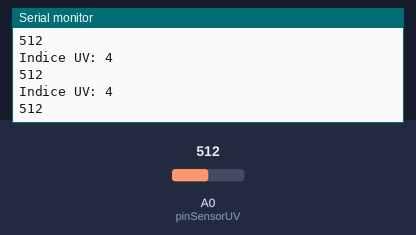
Bench run of a sketch on a simulated Arduino Uno, built with avr-gcc and run on an emulated ATmega328P. Parts: the last lines printed to the serial monitor. The test bench sets the inputs (shaded band); at power-on: A0 (pinSensorUV) = 512.

Above: at 1.3 s.
1.4 s: A0 (pinSensorUV) set to 716
At 1.81 s:
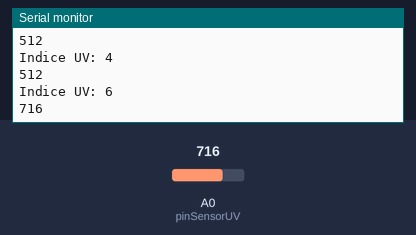
2.9 s: A0 (pinSensorUV) set to 900
At 3.32 s:
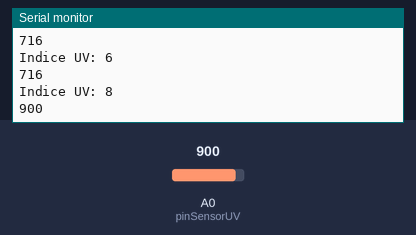
Timing chart, 0 to 5.9 s (numbered marks = the images above; inputs shaded):
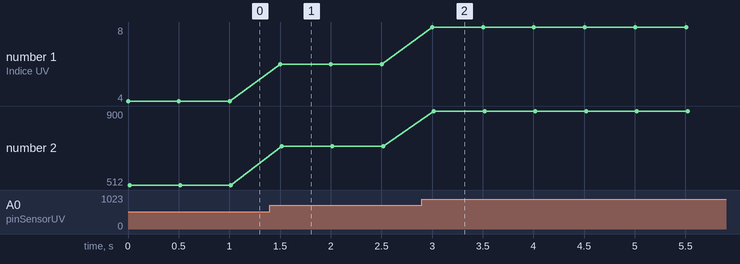

Measured:
- after the input at 1.4 s, the serial monitor: prints a new line after 0.10 s (image 1)
- after the input at 2.9 s, the serial monitor: prints a new line after 0.10 s (image 2)
- plotted number 1: 4 → 6 after the input at 1.4 s, 6 → 8 after the input at 2.9 s
- plotted number 2: 512 → 716 after the input at 1.4 s, 716 → 900 after the input at 2.9 s

The sketch:

TesteUV.ino
```cpp
// Sensor UVM-30A

int pinSensorUV =  14;

// DECLARAÇÃO DE VARIÁVEIS
int leituraUV=0; // VARIÁVEL PARA ARMAZENAR A LEITURA DA PORTA ANALÓGICA
byte indiceUV=0; // VARIÁVEL PARA ARMAZENAR A CONVERSÃO PARA INDICE UV

void setup() {
  Serial.begin(9600);
  pinMode(pinSensorUV, INPUT);

}

void loop() {


  leituraUV = analogRead(pinSensorUV); // REALIZA A LEITURA DA PORTA ANALÓGICA
  indiceUV = map(leituraUV, 0,1200,0,11) ; // CONVERTE A FAIXA DE SINAL DO SENSOR DE 0V A 1V PARA O INDICE UV DE 0 A 10.
  Serial.print("Indice UV: ");
  Serial.println(indiceUV);
  Serial.println(leituraUV);

  delay(500); // DELAY PARA APROXIMAR AS MEDIDAS DO TEMPO DE RESPOSTA DO SENSOR DE 500 mS
}
```
